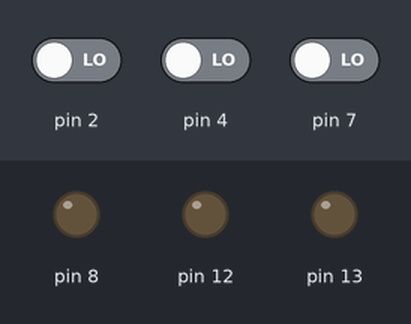
This sketch was run on a simulated Arduino Uno, built with avr-gcc and run on an emulated ATmega328P. On the bench: output pins drawn as LEDs (lit = HIGH). Dashed ring = blinking. The test bench sets the inputs (shaded band); at power-on: pin 2 LOW, pin 4 LOW, pin 7 LOW.

Above: at 1.2 s.
1.3 s: pin 2 driven HIGH
At 1.6 s:
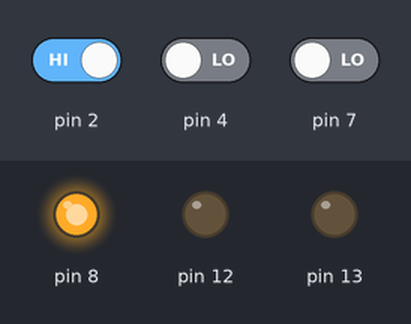
4.3 s: pin 4 driven HIGH
At 5.8 s:
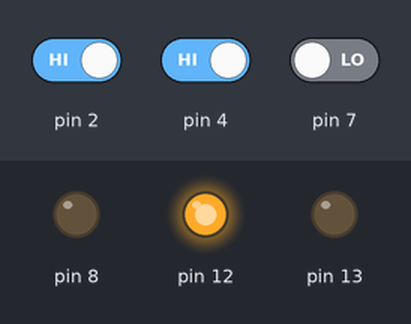
7.3 s: pin 7 driven HIGH
At 8.1 s:
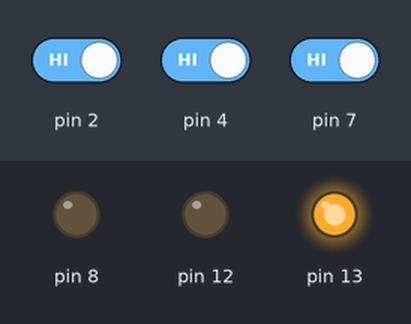
10.3 s: pin 7 driven LOW
At 10.9 s:
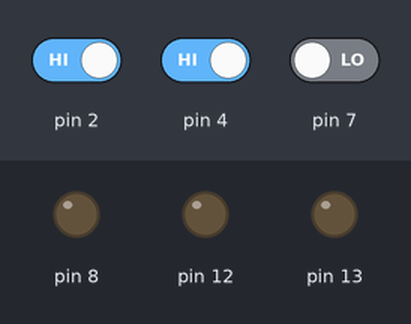
13.3 s: pin 4 driven LOW
At 14.1 s:
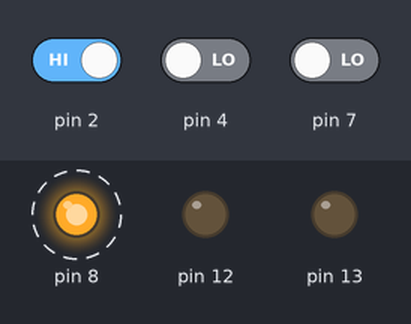
Timing chart, 0 to 17.3 s (numbered marks = the images above; inputs shaded):
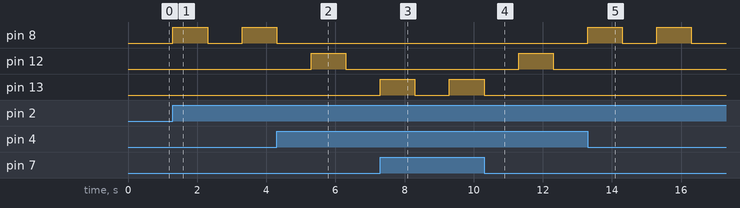

The sketch:

LEDs-Buttons.ino
```cpp
// C++ code

void setup()
{
   pinMode(7, INPUT);
   pinMode(4, INPUT);
   pinMode(2, INPUT);

   pinMode(13, OUTPUT);
   pinMode(12, OUTPUT);
   pinMode(8, OUTPUT);
}

void loop()
{
  if (digitalRead(7) == HIGH)
  {
    digitalWrite(13, HIGH);
    delay(1000); // Wait for 1000 milliseconds
    digitalWrite(13, LOW);
    delay(1000); // Wait for 1000 milliseconds
  }
  else if (digitalRead(4) == HIGH)
  {
    digitalWrite(12, HIGH);
    delay(1000); // Wait for 1000 milliseconds
    digitalWrite(12, LOW);
    delay(1000); // Wait for 1000 milliseconds
  }
  else if (digitalRead(2) == HIGH)
  {
    digitalWrite(8, HIGH);
    delay(1000); // Wait for 1000 milliseconds
    digitalWrite(8, LOW);
    delay(1000); // Wait for 1000 milliseconds
  }
  else
  {
    digitalWrite(13, LOW);
    digitalWrite(12, LOW);
    digitalWrite(8, LOW);
  }
}
```

Measured:
- after the input at 1.3 s, pin 8: LOW → HIGH at once, → LOW 1.0 s later, → HIGH 1.0 s later
- after the input at 4.3 s, pin 8: goes on until 4.3 s, then stays LOW; pin 12: LOW → HIGH after 1.0 s, → LOW 1.0 s later
- after the input at 7.3 s, pin 12: stays LOW (without the input it goes to HIGH after 0.00 s); pin 13: LOW → HIGH at once, → LOW 1.0 s later, → HIGH 1.0 s later
- after the input at 10.3 s, pin 12: LOW → HIGH after 1.0 s, → LOW 1.0 s later; pin 13: goes on until 10.3 s, then stays LOW
- after the input at 13.3 s, pin 8: alternates HIGH for 1.0 s and LOW for 1.0 s, starting at once; pin 12: stops changing and stays LOW
